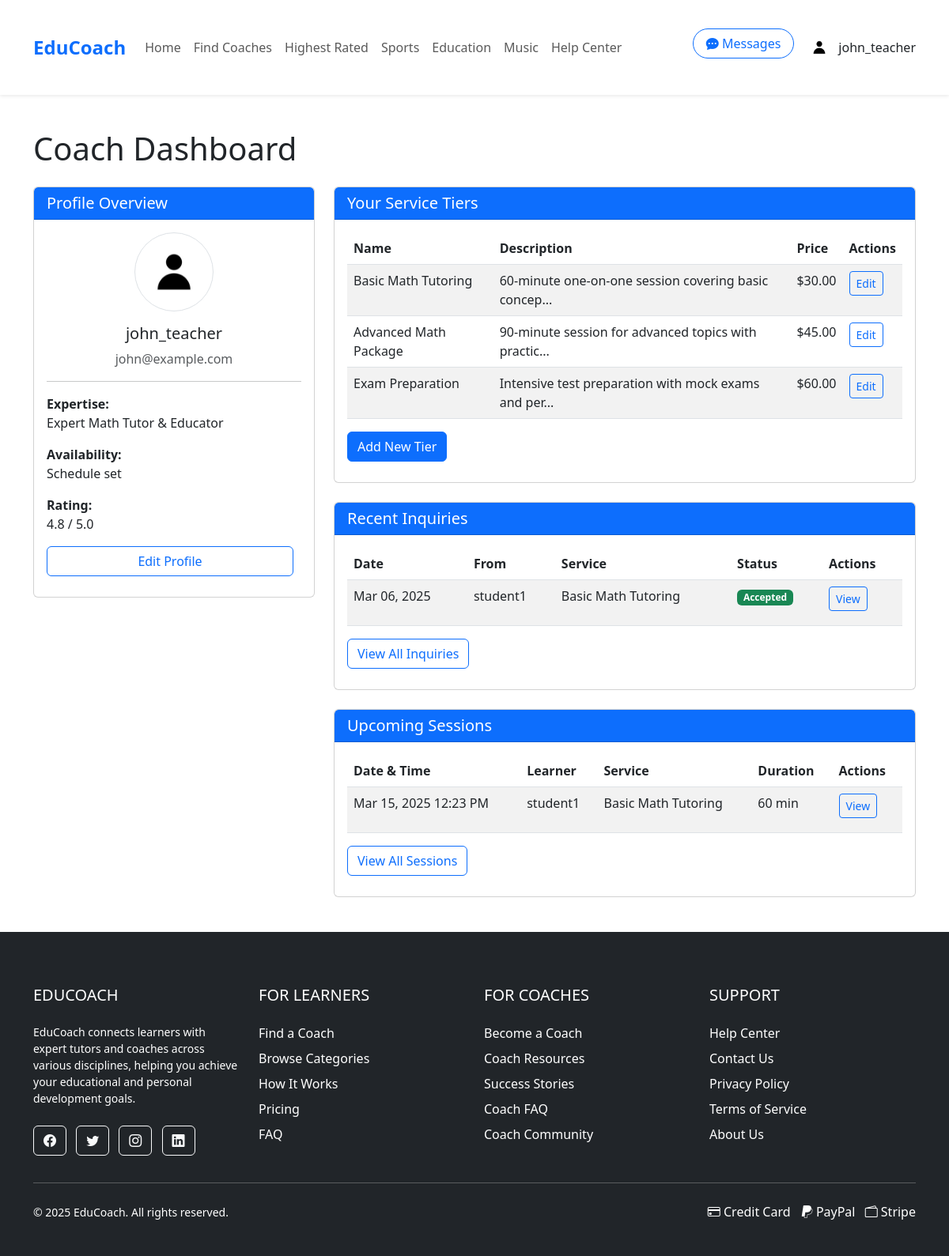
The app's page /pages/dashboard.php (signed in) with its own data.
### tables this page shows
CREATE TABLE Coaches (
    coach_id INT PRIMARY KEY AUTO_INCREMENT,
    user_id INT,
    headline VARCHAR(255),  
    about_me TEXT,  
    experience VARCHAR(50),  
    hourly_rate DECIMAL(8,2),  
    video_url VARCHAR(255),  
    rating DECIMAL(3,2) DEFAULT 0,
    created_at TIMESTAMP DEFAULT CURRENT_TIMESTAMP,
    FOREIGN KEY (user_id) REFERENCES Users(user_id) ON DELETE CASCADE
);

CREATE TABLE ServiceTiers (
    tier_id INT PRIMARY KEY AUTO_INCREMENT,
    coach_id INT,
    name VARCHAR(50) NOT NULL,
    description TEXT,
    price DECIMAL(8,2) NOT NULL,
    FOREIGN KEY (coach_id) REFERENCES Coaches(coach_id) ON DELETE CASCADE
);

CREATE TABLE ServiceInquiries (
    inquiry_id INT PRIMARY KEY AUTO_INCREMENT,
    user_id INT,
    coach_id INT,
    tier_id INT,
    status ENUM('pending', 'accepted', 'rejected', 'completed') DEFAULT 'pending',
    message TEXT,
    created_at TIMESTAMP DEFAULT CURRENT_TIMESTAMP,
    FOREIGN KEY (user_id) REFERENCES Users(user_id) ON DELETE CASCADE,
    FOREIGN KEY (coach_id) REFERENCES Coaches(coach_id) ON DELETE CASCADE,
    FOREIGN KEY (tier_id) REFERENCES ServiceTiers(tier_id) ON DELETE SET NULL
);

CREATE TABLE Users (
    user_id INT PRIMARY KEY AUTO_INCREMENT,
    username VARCHAR(50) NOT NULL,
    email VARCHAR(100) NOT NULL UNIQUE,
    password_hash VARCHAR(255) NOT NULL,
    user_type ENUM('regular', 'business', 'admin') DEFAULT 'regular',
    profile_image VARCHAR(255),
    bio TEXT,
    created_at TIMESTAMP DEFAULT CURRENT_TIMESTAMP,
    is_banned BOOLEAN DEFAULT FALSE,
    reset_token VARCHAR(64) DEFAULT NULL,
    reset_expires DATETIME DEFAULT NULL,
    last_login DATETIME DEFAULT NULL
);

CREATE TABLE Sessions (
    session_id INT PRIMARY KEY AUTO_INCREMENT,
    inquiry_id INT,
    learner_id INT,
    coach_id INT,
    tier_id INT,
    scheduled_time DATETIME,
    duration INT,  
    status ENUM('scheduled', 'completed', 'cancelled'),
    FOREIGN KEY (inquiry_id) REFERENCES ServiceInquiries(inquiry_id) ON DELETE SET NULL,
    FOREIGN KEY (learner_id) REFERENCES Users(user_id) ON DELETE CASCADE,
    FOREIGN KEY (coach_id) REFERENCES Coaches(coach_id) ON DELETE CASCADE,
    FOREIGN KEY (tier_id) REFERENCES ServiceTiers(tier_id) ON DELETE SET NULL
);

### pages/dashboard.php (the view, shortened to what this page needs)
<?php
require __DIR__ . '/../includes/db_connection.php';
$user_id = $_SESSION['user_id'];
$user_type = $_SESSION['user_type'] ?? 'regular';
$is_coach = ($user_type === 'business');
try {
    if ($is_coach) {
        $stmt = $pdo->prepare("
            SELECT c.*, u.username, u.email, u.profile_image, u.bio
            FROM Coaches c
            JOIN Users u ON c.user_id = u.user_id
            WHERE c.user_id = ?
        ");
        $stmt->execute([$user_id]);
        $coach = $stmt->fetch(PDO::FETCH_ASSOC);
        if ($coach) {
            $stmt = $pdo->prepare("
                SELECT * FROM ServiceTiers
                WHERE coach_id = ?
            ");
            $stmt->execute([$coach['coach_id']]);
            $serviceTiers = $stmt->fetchAll(PDO::FETCH_ASSOC);
            $stmt = $pdo->prepare("
                SELECT si.*, u.username as learner_name, st.name as tier_name
                FROM ServiceInquiries si
                JOIN Users u ON si.user_id = u.user_id
                JOIN ServiceTiers st ON si.tier_id = st.tier_id
                WHERE si.coach_id = ?
                ORDER BY si.created_at DESC
                LIMIT 5
            ");
            $stmt->execute([$coach['coach_id']]);
            $inquiries = $stmt->fetchAll(PDO::FETCH_ASSOC);
            $stmt = $pdo->prepare("
                SELECT s.*, u.username as learner_name, st.name as tier_name
                FROM Sessions s
                JOIN Users u ON s.learner_id = u.user_id
                JOIN ServiceTiers st ON s.tier_id = st.tier_id
                WHERE s.coach_id = ? AND s.status = 'scheduled'
                ORDER BY s.scheduled_time ASC
                LIMIT 5
            ");
            $stmt->execute([$coach['coach_id']]);
            $upcomingSessions = $stmt->fetchAll(PDO::FETCH_ASSOC);
        } else {
            $serviceTiers = [];
            $inquiries = [];
            $upcomingSessions = [];
        }
    }
} catch (PDOException $e) {
    $error = "Database error: " . $e->getMessage();
}
include __DIR__ . '/../includes/header.php';
?>
<div class="container mt-4">
    <div class="row">
        <div class="col-md-12">
            <h1 class="mb-4">
                <?php echo ($is_coach) ? 'Coach Dashboard' : 'Learner Dashboard'; ?>
            </h1>
            </div>
        </div>
    <div class="row">
        <div class="col-md-4">
            <div class="card mb-4">
                <div class="card-header bg-primary text-white">
                    <h5 class="card-title mb-0">Profile Overview</h5>
                </div>
                <div class="card-body">
                    <div class="text-center mb-3">
                        <?php
                        $profile_image = isset($_SESSION['profile_image']) && !empty($_SESSION['profile_image']) ? $_SESSION['profile_image'] : 'default.jpg';
                        $image_path = "../assets/images/profiles/{$profile_image}";
                        $default_image = "../assets/images/profiles/default.jpg";
                        $full_image_path = __DIR__ . "/../assets/images/profiles/{$profile_image}";
                        $full_default_path = __DIR__ . "/../assets/images/profiles/default.jpg";
                        if (file_exists($full_image_path) && is_readable($full_image_path)) {
                            $display_image = $image_path;
                        } elseif (file_exists($full_default_path) && is_readable($full_default_path)) {
                            $display_image = $default_image;
                        } else {
                            $display_image = "https://ui-avatars.com/api/?name=" . urlencode($_SESSION['username']) . "&background=random&size=100";
                        }
                        ?>
                        <img src="<?= $display_image ?>" alt="Profile" class="rounded-circle img-thumbnail" style="width: 100px; height: 100px; object-fit: cover;">
                                </div>
                    <h5 class="text-center"><?= htmlspecialchars($_SESSION['username']) ?></h5>
                    <p class="text-center text-muted"><?= htmlspecialchars($_SESSION['email']) ?></p>
                    <?php if ($is_coach && isset($coach)): ?>
                        <hr>
                        <?php if (isset($coach) && $coach): ?>
                            <div class="mb-2">
                                <strong>Expertise:</strong>
                                <p><?= isset($coach['headline']) ? htmlspecialchars($coach['headline']) : 'Not specified' ?></p>
                            </div>
                            <div class="mb-2">
                                <strong>Availability:</strong>
                                <p>
                                    <?php
                                    if (isset($coach['coach_id'])) {
                                        try {
                                            $stmt = $pdo->prepare("
                                                SELECT COUNT(*) FROM Coach_Availability
                                                WHERE coach_id = ? AND is_available = 1
                                            ");
                                            $stmt->execute([$coach['coach_id']]);
                                            $availCount = $stmt->fetchColumn();
                                            echo $availCount > 0 ? 'Schedule set' : 'Not specified';
                                        } catch (PDOException $e) {
                                            echo 'Not specified';
                                        }
                                    } else {
                                        echo 'Not specified';
                                    }
                                    ?>
                                </p>
                                </div>
                            <div class="mb-2">
                                <strong>Rating:</strong>
                                <p><?= isset($coach['rating']) && $coach['rating'] ? number_format($coach['rating'], 1) . ' / 5.0' : 'No ratings yet' ?></p>
                            </div>
                        <?php endif; ?>
                    <?php endif; ?>
                    <div class="d-grid gap-2">
                        <a href="profile.php" class="btn btn-outline-primary">Edit Profile</a>
                                </div>
                            </div>
                        </div>
                    </div>
        <div class="col-md-8">
            <?php if ($is_coach): ?>
                <div class="card mb-4">
                    <div class="card-header bg-primary text-white">
                        <h5 class="card-title mb-0">Your Service Tiers</h5>
                    </div>
                    <div class="card-body">
                        <?php if (isset($serviceTiers) && count($serviceTiers) > 0): ?>
                            <table class="table table-striped">
                                <thead>
                                    <tr>
                                        <th>Name</th>
                                        <th>Description</th>
                                        <th>Price</th>
                                        <th>Actions</th>
                                    </tr>
                                </thead>
                                <tbody>
                                    <?php foreach ($serviceTiers as $tier): ?>
                                        <tr>
                                            <td><?= htmlspecialchars($tier['name']) ?></td>
                                            <td><?= htmlspecialchars(substr($tier['description'], 0, 50)) ?>...</td>
                                            <td>$<?= number_format($tier['price'], 2) ?></td>
                                            <td>
                                                <a href="edit-coach-services.php" class="btn btn-sm btn-outline-primary">Edit</a>
                                            </td>
                                        </tr>
                                    <?php endforeach; ?>
                                </tbody>
                            </table>
                            <a href="edit-coach-services.php" class="btn btn-primary">Add New Tier</a>
                        <?php else: ?>
                            <p class="text-muted">You haven't created any service tiers yet.</p>
                            <a href="edit-coach-services.php" class="btn btn-primary">Create Your First Tier</a>
                        <?php endif; ?>
                    </div>
                </div>
            <?php endif; ?>
            <div class="card mb-4">
                <div class="card-header bg-primary text-white">
                    <h5 class="card-title mb-0">
                        <?= $is_coach ? 'Recent Inquiries' : 'Your Service Inquiries' ?>
                    </h5>
                </div>
                <div class="card-body">
                    <?php if (isset($inquiries) && count($inquiries) > 0): ?>
                        <table class="table table-striped">
                            <thead>
                                <tr>
                                    <th>Date</th>
                                    <th><?= $is_coach ? 'From' : 'To' ?></th>
                                    <th>Service</th>
                                    <th>Status</th>
                                    <th>Actions</th>
                                </tr>
                            </thead>
                            <tbody>
                                <?php foreach ($inquiries as $inquiry): ?>
                                <tr>
                                    <td><?= date('M d, Y', strtotime($inquiry['created_at'])) ?></td>
                                    <td><?= htmlspecialchars($is_coach ? $inquiry['learner_name'] : $inquiry['coach_name']) ?></td>
                                    <td><?= htmlspecialchars($inquiry['tier_name']) ?></td>
                                    <td>
                                        <span class="badge <?=
                                            $inquiry['status'] === 'pending' ? 'bg-warning' :
                                            ($inquiry['status'] === 'accepted' ? 'bg-success' :
                                            ($inquiry['status'] === 'completed' ? 'bg-info' : 'bg-danger'))
                                        ?>">
                                            <?= ucfirst($inquiry['status']) ?>
                                        </span>
                                    </td>
                                    <td>
                                        <a href="inquiry-details.php?id=<?= $inquiry['inquiry_id'] ?>" class="btn btn-sm btn-outline-primary">View</a>
                                    </td>
                                </tr>
                                <?php endforeach; ?>
                            </tbody>
                        </table>
                        <a href="inquiries.php" class="btn btn-outline-primary">View All Inquiries</a>
                    <?php endif; ?>
                        </div>
                    </div>
            <div class="card mb-4">
                <div class="card-header bg-primary text-white">
                    <h5 class="card-title mb-0">Upcoming Sessions</h5>
                </div>
                <div class="card-body">
                    <?php if (isset($upcomingSessions) && count($upcomingSessions) > 0): ?>
                        <table class="table table-striped">
                            <thead>
                                <tr>
                                    <th>Date & Time</th>
                                    <th><?= $is_coach ? 'Learner' : 'Coach' ?></th>
                                    <th>Service</th>
                                    <th>Duration</th>
                                    <th>Actions</th>
                                </tr>
                            </thead>
                            <tbody>
                                <?php foreach ($upcomingSessions as $session): ?>
                                <tr>
                                    <td><?= date('M d, Y h:i A', strtotime($session['scheduled_time'])) ?></td>
                                    <td><?= htmlspecialchars($is_coach ? $session['learner_name'] : $session['coach_name']) ?></td>
                                    <td><?= htmlspecialchars($session['tier_name']) ?></td>
                                    <td><?= $session['duration'] ?> min</td>
                                    <td>
                                        <a href="session-details.php?id=<?= $session['session_id'] ?>" class="btn btn-sm btn-outline-primary">View</a>
                                    </td>
                                </tr>
                                <?php endforeach; ?>
                            </tbody>
                        </table>
                        <a href="sessions.php" class="btn btn-outline-primary">View All Sessions</a>
                    <?php else: ?>
                        <p>No upcoming sessions found.</p>
                    <?php endif; ?>
                </div>
            </div>
        </div>
    </div>
</div>
<?php include __DIR__ . '/../includes/footer.php'; ?>

### records on screen
coaches: headline "Expert Math Tutor & Educator", rating "4.8"
servicetiers: name "Basic Math Tutoring", description "60-minute one-on-one session covering basic concep", price "30.00"
servicetiers: name "Advanced Math Package", description "90-minute session for advanced topics with practic", price "45.00"
servicetiers: name "Exam Preparation", description "Intensive test preparation with mock exams and per", price "60.00"
serviceinquiries: created_at "Mar 06, 2025", user.username "student1", tier.name "Basic Math Tutoring", status "Accepted"
sessions: scheduled_time "Mar 15, 2025 12:23 PM", learner.username "student1", tier.name "Basic Math Tutoring", duration "60"

### other values on screen
$_SESSION['username'] "john_teacher"
$_SESSION['email'] "john@example.com"
